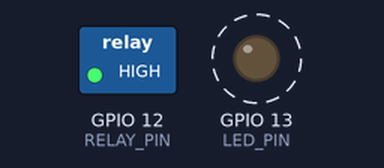
Bench run of a sketch on a simulated ESP8266 (NodeMCU). Parts: switched loads named in the sketch (green lamp = pin HIGH), output pins drawn as LEDs (lit = HIGH). Dashed ring = blinking. WiFi joins after 1.5 s; servers stay silent unless stated; what the sketch prints to the serial monitor is not drawn.

Above: at 3.0 s.
Timing chart, 0 to 5.0 s (numbered marks = the images above):
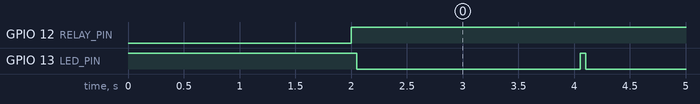

Measured:
- by itself, GPIO 12 (RELAY_PIN): LOW → HIGH at 2.0 s
- by itself, GPIO 13 (LED_PIN): alternates HIGH for 0.05 s and LOW for 2.0 s

The sketch:

sonoff-client-1.ino
```cpp
// Sonoff Client Ver 1.0

// Simple client to detect Sonoff AP to switch power on

#include <ESP8266WiFi.h>
#include <WiFiClient.h>

#define CHANNEL 13

// Replace with your network credentials
const char* ssid = "Sonoff-AP";
const char* password = "password";

int LED_PIN = 13;
int RELAY_PIN = 12;

void setup(void){

  // preparing GPIOs
  pinMode(LED_PIN, OUTPUT);
  digitalWrite(LED_PIN, HIGH);    // LED OFF

  pinMode(RELAY_PIN, OUTPUT);
  digitalWrite(RELAY_PIN, LOW);   //Relay OFF

  Serial.begin(115200);
  WiFi.begin(ssid, password, CHANNEL);

  delay(2000);
  Serial.println("");
  Serial.println("Sonoff Power Client Ver 1.0 \n");
  Serial.println("Waiting for connection \n");

}

void loop(void){

//  server.handleClient();

    if (WiFi.status() != WL_CONNECTED) {
    digitalWrite(RELAY_PIN, LOW);   // Relay OFF
    Serial.print("Power OFF\n");
    digitalWrite(LED_PIN, LOW);    // LED ON
    delay(50);
    digitalWrite(LED_PIN, HIGH);    // LED OFF
    delay(2000);
  }
    if (WiFi.status() == WL_CONNECTED) {
    digitalWrite(RELAY_PIN, HIGH);  // Relay ON
    Serial.print("Power ON\n");
    digitalWrite(LED_PIN, HIGH);     // LED OFF
    delay(50);
    digitalWrite(LED_PIN, LOW);     // LED ON
    delay(2000);
  }

}
```
